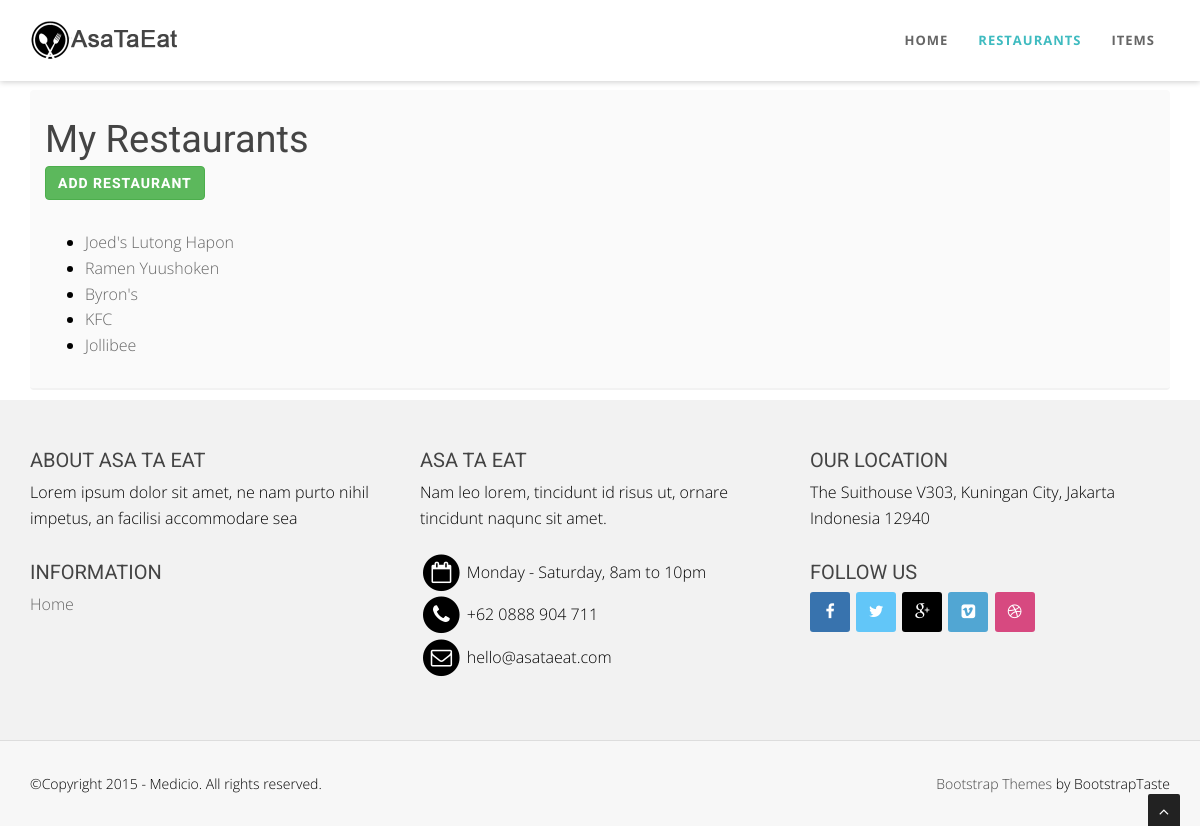
Page /restaurants/ (signed in) on the earlier database version.
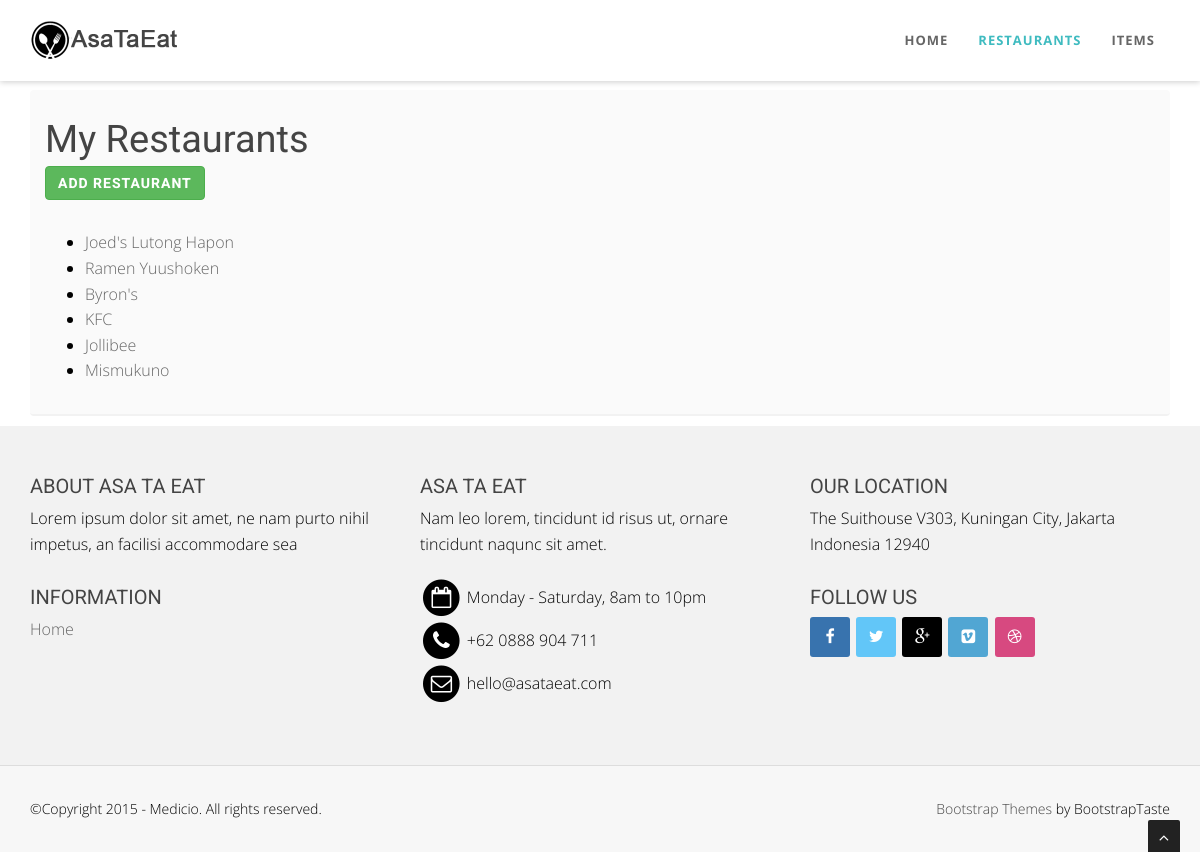
Same page on the later database version.
### restaurants/models.py (models this page shows, shortened)
class RestaurantLocation(models.Model):
    owner       = models.ForeignKey(User)
    name        = models.CharField(max_length=120)
    location    = models.CharField(max_length=120, null=True, blank=True)
    category    = models.CharField(max_length=120, null=True, blank=False)
    timestamp   = models.DateTimeField(auto_now_add=True)
    updated     = models.DateTimeField(auto_now=True)
    slug        = models.SlugField(null=True, blank=True)
    objects = RestaurantLocationManager()
    def get_absolute_url(self):
        return reverse('restaurants:detail', kwargs={'slug': self.slug})

### restaurants/views.py (the view)
class RestaurantListView(LoginRequiredMixin,ListView):
    login_url = '/login/'
    def get_queryset(self):
        return RestaurantLocation.objects.filter(owner=self.request.user)

### restaurants/models.py (called while the page is built)
    def get_queryset(self):
        return RestaurantLocationQuerySet(self.model, using=self._db)

### restaurants/templates/restaurants/restaurantlocation_list.html (shortened to what this page needs)
{% extends "base.html" %}
{% block content %}
<section id="callaction" class="home-section paddingtop-90 paddingbot-10">
        <div class="container">
             <div class="row">
                 <div class="col-md-12">
                     <div class="callaction bg-gray">
                         <div class="row">
                            <h1>My Restaurants <br/><small><a  class="btn btn-success" href="{% url 'restaurants:create' %}">Add Restaurant</a></small></h1>
                         </div>
                         <div class="row">
                             <ul>
                                {% for object in object_list %}
                                    <li><a href="{{ object.get_absolute_url }}">{{ object.name }}</a></li>
                                {% empty %}
                                    <li><a  class="btn btn-success" href="{% url 'restaurants:create' %}">Add One Restaurant</a></li>
                                {% endfor %}
                            </ul>
                        </div>
                     </div>
                 </div>
             </div>
         </div>
 </section>
{% endblock content %}

Differences in the rows shown:
added RestaurantLocation: name "Mismukuno"
